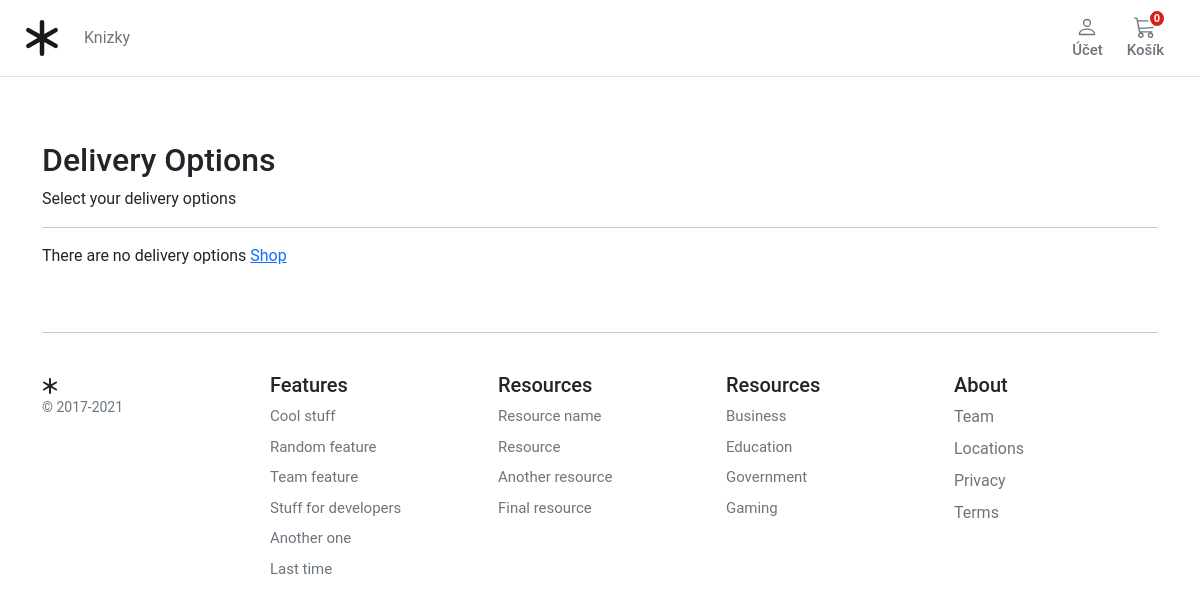
Page /checkout/delivery_choices/ (signed in) on the earlier database version.
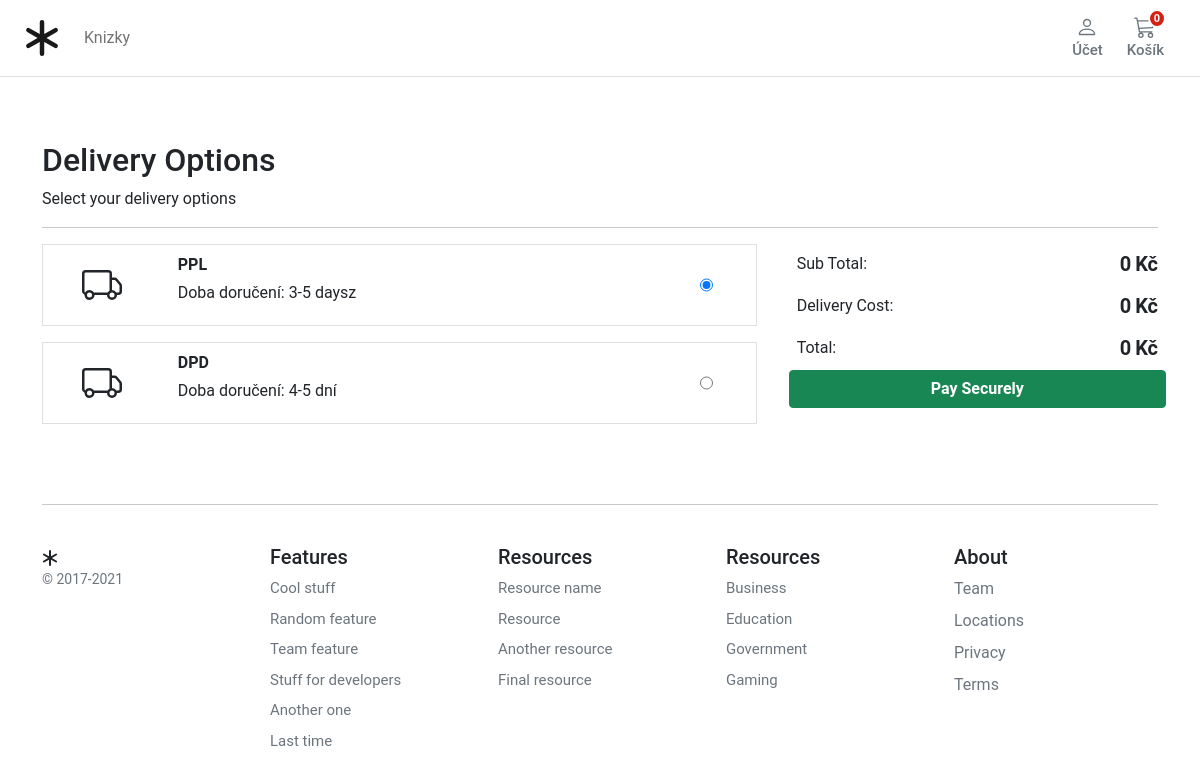
Same page on the later database version.
### store/models.py (models this page shows, shortened)
class Category(MPTTModel):
    name = models.CharField(
        verbose_name=("Category Name"),
        help_text=("Required and unique"),
        max_length=255,
        unique=True,
    )
    slug = models.SlugField(verbose_name=("Category safe URL"), max_length=255, unique=True)
    parent = TreeForeignKey("self", on_delete=models.CASCADE, null=True, blank=True, related_name="children")
    is_active = models.BooleanField(default=True)
    class MPTTMeta:
        order_insertion_by = ["name"]
    class Meta:
        verbose_name = ("Category")
        verbose_name_plural = ("Categories")
    def get_absolute_url(self):
        return reverse("store:category_list", args=[self.slug])

### checkout/models.py (models this page shows, shortened)
class DeliveryOptions(models.Model):
    DELIVERY_CHOICES = [
        ("IS", "In Store"),
        ("HD", "Home Delivery"),
        ("DD", "Digital Delivery"),
    ]
    delivery_name = models.CharField(
        verbose_name=("delivery_name"),
        help_text=("Required"),
        max_length=255,
    )
    delivery_price = models.DecimalField(
        verbose_name=("delivery price"),
        help_text=("Max 999"),
        error_messages={
            "name": {
                "max_length": ("The price must be between 0 and 999."),
            },
        },
        max_digits=3,
        decimal_places=0,
    )
    delivery_method = models.CharField(
        choices=DELIVERY_CHOICES,
        verbose_name=("delivery_method"),
        help_text=("Required"),
        max_length=255,
    )
    delivery_timeframe = models.CharField(
        verbose_name=("delivery timeframe"),
        help_text=("Required"),
        max_length=255,
    )
    order = models.IntegerField(verbose_name=("list order"), help_text=("Required"), default=0)
    is_active = models.BooleanField(default=True)
    class Meta:
        verbose_name = ("Delivery Option")
        verbose_name_plural = ("Delivery Options")

### checkout/views.py (the view)
# urls.py: path("delivery_choices/", views.deliverychoices, name="delivery_choices"),
@login_required
def deliverychoices(request):
    deliveryoptions = DeliveryOptions.objects.filter(is_active=True)
    return render(request, "checkout/delivery_choices.html", {"deliveryoptions": deliveryoptions})

### basket/basket.py (called while the page is built)
    def __len__(self):
        return sum(item['qty'] for item in self.basket.values())

    def get_subtotal_price(self):
        return sum(Decimal(item["price"]) * item["qty"] for item in self.basket.values())

    def get_delivery_price(self):
        newprice = 0
        if "purchase" in self.session:
            newprice = DeliveryOptions.objects.get(id=self.session["purchase"]["delivery_id"]).delivery_price
        return newprice

    def get_total_price(self):
        newprice = 0
        subtotal = sum(Decimal(item["price"]) * item["qty"] for item in self.basket.values())
        if "purchase" in self.session:
            newprice = DeliveryOptions.objects.get(id=self.session["purchase"]["delivery_id"]).delivery_price
        total = subtotal + Decimal(newprice)
        return total

### basket/context_processors.py (called while the page is built)
def basket(request):
    return {'basket': Basket(request)}

### store/context_processors.py (called while the page is built)
def categories(request):
    return {
        'categories': Category.objects.filter(level=0)
    }

### templates/checkout/delivery_choices.html (shortened to what this page needs)
{% extends "../base.html" %}
{% load static %}
{% block content %}
<div class="container">
  <div class="col-12">
    <h1 class="h2">Delivery Options</h1>
  </div>
  <div class="col-12">
    <p>Select your delivery options</p>
  </div>
  <hr />
</div>
<div class="container">
  <div class="row g-3">
    {% if deliveryoptions|length == 0 %}
    <div class="col-12">There are no delivery options <a href="{% url 'store:store_home' %}">Shop</a></div>
    {% else %}
    <div class="col-md-4 col-lg-4 order-md-last p-0 order-3">
      <div class="d-flex bd-highlight ms-0">
        <div class="p-2 flex-grow-1 bd-highlight">Sub Total:</div>
        <div class="p-2 bd-highlight">
          <span id="sub_total" class="fw-bold h5">{{basket.get_subtotal_price}}</span>
          <span class="fw-bold h5"> Kč</span>
        </div>
      </div>
      <div class="d-flex bd-highlight">
        <div class="p-2 flex-grow-1 bd-highlight">Delivery Cost:</div>
        <div class="p-2 bd-highlight">
          <span id="delivery_price" class="fw-bold h5">{{basket.get_delivery_price}}</span>
          <span class="fw-bold h5"> Kč</span>
        </div>
      </div>
      <div class="d-flex bd-highlight">
        <div class="p-2 flex-grow-1 bd-highlight">Total:</div>
        <div class="p-2 bd-highlight">
          <span id="total" class="fw-bold h5">{{basket.get_total_price}}</span>
          <span class="fw-bold h5"> Kč</span>
        </div>
      </div>
      <a role="button" href="{% url 'checkout:delivery_address'%}" class="btn btn-success fw-bold w-100" type="button">Pay Securely</a>
    </div>
    <div class="col-md-7 col-lg-8">
      {% for option in deliveryoptions %}
      <div class="card mb-3 border-1 rounded-0 product-item me-md-4" data-index="{{option.id}}">
        <div class="row g-0">
          <div class="col-md-2">
            <div style="display: flex; justify-content: center; align-items: center; height: 100%;">
            </div>
          </div>
          <div class="col-md-9 ps-md-1">
            <div class="card-body p-1">
              <p class="card-text ps-2 mb-1 pt-1 fw-bold">{{option.delivery_name}}</p>
              <p class="card-text ps-2 pb-3">Doba doručení: {{option.delivery_timeframe}}</p>
            </div>
          </div>
          <div class="col-md-1 ps-md-1">
            <input class="align-middle h-100" type="radio" name="deliveryOption" id="{{option.id}}"
              value="{{option.id}}">
          </div>
        </div>
      </div>
      {% endfor %}
    </div>
    {% endif %}
  </div>
</div>
{% endblock %}

### templates/base.html (shortened to what the changed rows need)
{% load static %}
<!DOCTYPE html>
<html>
<head>
  <link href="https://cdn.jsdelivr.net/npm/bootstrap@5.0.0-beta1/dist/css/bootstrap.min.css" rel="stylesheet"
>
  <link rel="stylesheet" href="{% static 'core/css/base.css' %}">
  <link rel="stylesheet" href="{% block stylesheet %}{% endblock %}">
</head>
<body>
  <header class="pb-3">
    <nav class="navbar navbar-expand-md navbar-light bg-white border-bottom">
      <div class="container-fluid px-md-4">
        <div class="d-flex w-100 navbar-collapse">
          <ul class="navbar-nav me-auto mb-md-0 ">
            <li class="nav-item dropdown">
              {% for c in categories %}
            <li class="nav-item collapse navbar-collapse">
              <a class="nav-link" href="{{ c.get_absolute_url }}">{{ c.name|title }}</a>
            </li>
            {% endfor %}
            </li>
          </ul>
        </div>
      </div>
    </nav>
  </header>
  <main class="pt-5">
    <div id="content">{% block content %} {% endblock %}</div>
  </main>
</body>
</html>

Differences in the rows shown:
added DeliveryOptions: delivery_name "PPL", delivery_timeframe "3-5 daysz"
added DeliveryOptions: delivery_name "DPD", delivery_timeframe "4-5 dní"
Other differences:
{{ basket.get_subtotal_price }}: (not shown) → "0"
{{ basket.get_delivery_price }}: (not shown) → "0"
{{ basket.get_total_price }}: (not shown) → "0"
text no longer shown: "There are no delivery options Shop"
text now shown: "Sub Total: Kč Delivery Cost: Kč Total: Kč Pay Securely"
